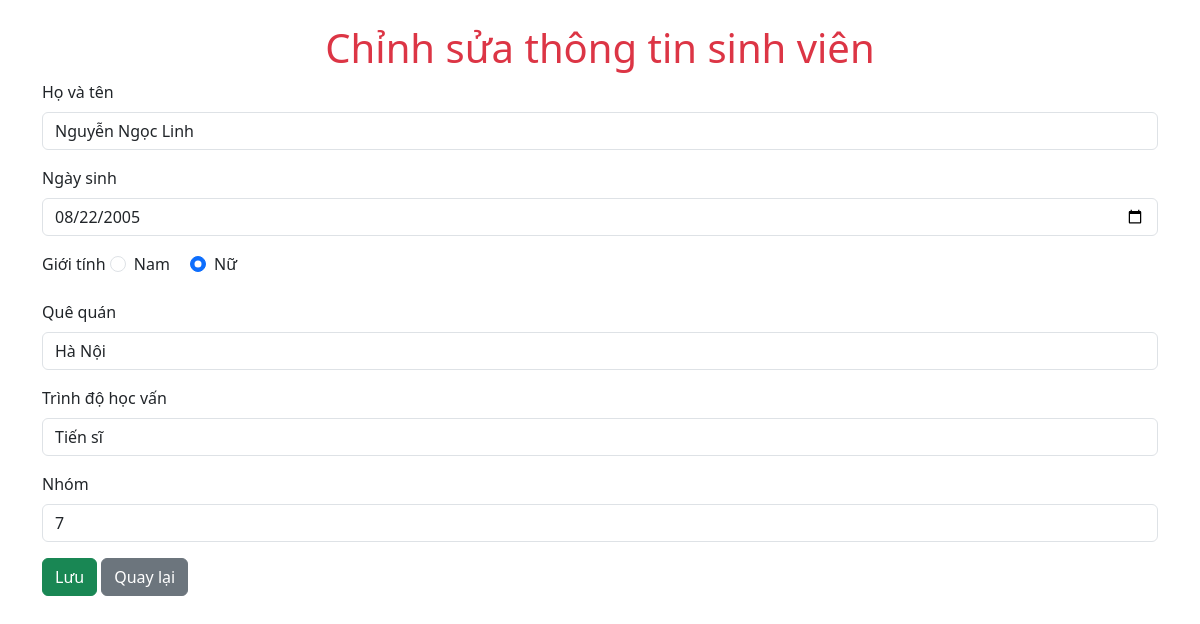
The page /edit.php?id=3 on the database its author committed.
### tables this page shows
CREATE TABLE `table_studen` (
  `id` int(50) NOT NULL,
  `fullname` varchar(255) NOT NULL,
  `dob` date NOT NULL,
  `gender` int(50) NOT NULL,
  `hometown` varchar(255) NOT NULL,
  `level_id` int(50) NOT NULL,
  `group_id` int(50) NOT NULL
);

### edit.php (the view, shortened to what this page needs)
<?php
try {
    $pdo = new PDO("mysql:host=localhost;dbname=qlsv_vuvanluan", "root", "");
    $pdo->setAttribute(PDO::ATTR_ERRMODE, PDO::ERRMODE_EXCEPTION);
} catch (PDOException $e) {
    die("Kết nối thất bại: " . $e->getMessage());
}
$id = $_GET['id'] ?? null;
try {
    $sql = "SELECT * FROM table_Studen WHERE id = :id";
    $stmt = $pdo->prepare($sql);
    $stmt->bindParam(':id', $id, PDO::PARAM_INT);
    $stmt->execute();
    $studen = $stmt->fetch(PDO::FETCH_ASSOC);
} catch (PDOException $e) {
    die("Lỗi: " . $e->getMessage());
}
?>
<!DOCTYPE html>
<html lang="vi">
<head>
    <link href="https://cdn.jsdelivr.net/npm/bootstrap@5.3.3/dist/css/bootstrap.min.css" rel="stylesheet">
</head>
<body>
    <div class="container mt-4">
        <h1 class="text-center text-danger">Chỉnh sửa thông tin sinh viên</h1>
        <form method="POST">
            <div class="mb-3">
                <label for="fullname" class="form-label">Họ và tên</label>
                <input type="text" class="form-control" id="fullname" name="fullname" value="<?= htmlspecialchars($studen['fullname']) ?>" required>
            </div>
            <div class="mb-3">
                <label for="dob" class="form-label">Ngày sinh</label>
                <input type="date" class="form-control" id="dob" name="dob" value="<?= htmlspecialchars(date('Y-m-d', strtotime($studen['dob']))) ?>" required>
            </div>
            <div class="mb-3">
                <label class="form-label">Giới tính</label>
                <div class="form-check form-check-inline">
                    <input class="form-check-input" type="radio" name="gender" value="1" <?= $studen['gender'] == 1 ? 'checked' : '' ?>>
                    <label class="form-check-label">Nam</label>
                </div>
                <div class="form-check form-check-inline">
                    <input class="form-check-input" type="radio" name="gender" value="0" <?= $studen['gender'] == 0 ? 'checked' : '' ?>>
                    <label class="form-check-label">Nữ</label>
                </div>
            </div>
            <div class="mb-3">
                <label for="hometown" class="form-label">Quê quán</label>
                <input type="text" class="form-control" id="hometown" name="hometown" value="<?= htmlspecialchars($studen['hometown']) ?>" required>
            </div>
            <div class="mb-3">
                <label for="level_id" class="form-label">Trình độ học vấn</label>
                <select class="form-control" name="level_id" required>
                    <option value="0" <?= $studen['level_id'] == 0 ? 'selected' : '' ?>>Tiến sĩ</option>
                </select>
            </div>
            <div class="mb-3">
                <label for="group_id" class="form-label">Nhóm</label>
                <input type="number" class="form-control" id="group_id" name="group_id" value="<?= htmlspecialchars($studen['group_id']) ?>" min="1" required>
            </div>
            <button type="submit" class="btn btn-success">Lưu</button>
            <a href="index.php" class="btn btn-secondary">Quay lại</a>
        </form>
    </div>
</body>
</html>

### rows shown on the page
table_studen: fullname "Nguyễn Ngọc Linh", dob "08/22/2005", gender "☑", hometown "Hà Nội", level_id "Tiến sĩ", group_id "7"
